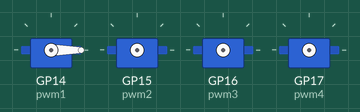
Bench run of a program on a simulated Raspberry Pi Pico running CircuitPython. Shown: 4 × servo.

Above: at 0.05 s.
At 0.75 s:
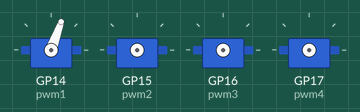
At 1.5 s:
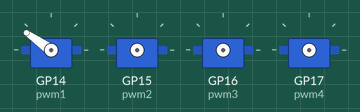
At 3.0 s:
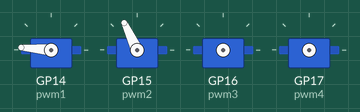
At 4.45 s:
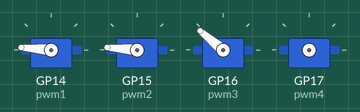
At 5.95 s:
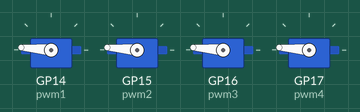
Timing chart, 0 to 7.8 s (numbered marks = the images above):
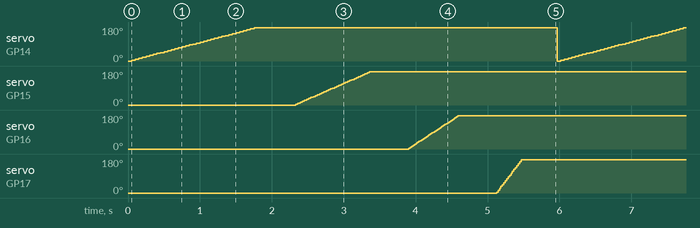

Measured:
- by itself, servo on GP14 (pwm1), servo on GP15 (pwm2), servo on GP16 (pwm3): ramps from 0° to 175° and jumps back, once every 6.0 s
- by itself, servo on GP17 (pwm4): repeats every 6.0 s: 15° 0.02 s, 25° 0.02 s, 35° 0.02 s, 45° 0.02 s, 55° 0.02 s, 65° 0.02 s, 75° 0.02 s, 85° 0.02 s, 95° 0.02 s, 105° 0.02 s, 115° 0.02 s, 125° 0.02 s, 135° 0.02 s, 145° 0.02 s, 155° 0.02 s, 165° 0.02 s, 175° 5.6 s, 0° 0.02 s, 5° 0.02 s

The program:

Servo_Motor_Example_2.py
```python
"""
DESCRIPTION:
This example code will use Maker Uno RP2040 to control four servo motors that are connected to the onboard servo port.
In this code, we will manipulate the sweeping speed of the servo motors.

AUTHOR  : Cytron Technologies Sdn Bhd
WEBSITE  : www.cytron.io
EMAIL    : support@cytron.io

"""
import time
import board
import digitalio
import pwmio
from adafruit_motor import servo

# create a PWMOut object on the control pin.
pwm1 = pwmio.PWMOut(board.GP14, duty_cycle=0, frequency=50)
pwm2 = pwmio.PWMOut(board.GP15, duty_cycle=0, frequency=50)
pwm3 = pwmio.PWMOut(board.GP16, duty_cycle=0, frequency=50)
pwm4 = pwmio.PWMOut(board.GP17, duty_cycle=0, frequency=50)

# Initialize Servo objects.

# A servo might need to be calibrated to get an accurate servo angle.
# Create a Servo object with a min_pulse and max_pulse to calibrated the angle.
# min_pulse should be where the 0° starts while max_pulse should be where 180° stops.
# The pulse range is 750 - 2250 by default (if not defined).
servo1 = servo.Servo(pwm1, min_pulse=580, max_pulse=2700)
servo2 = servo.Servo(pwm2, min_pulse=580, max_pulse=2700)
servo3 = servo.Servo(pwm3, min_pulse=580, max_pulse=2700)
servo4 = servo.Servo(pwm4, min_pulse=580, max_pulse=2700)
angle = 0

while True:
    # Reduce the sleep time between each angle increment to increase sweep speed.

    for angle in range(0, 180, 5):
        servo1.angle = angle
        time.sleep(0.05)

    time.sleep(0.5)

    for angle in range(0, 180, 5):
        servo2.angle = angle
        time.sleep(0.03)

    time.sleep(0.5)

    for angle in range(0, 180, 5):
        servo3.angle = angle
        time.sleep(0.02)

    time.sleep(0.5)

    for angle in range(0, 180, 5):
        servo4.angle = angle
        time.sleep(0.01)

    time.sleep(0.5)
```
